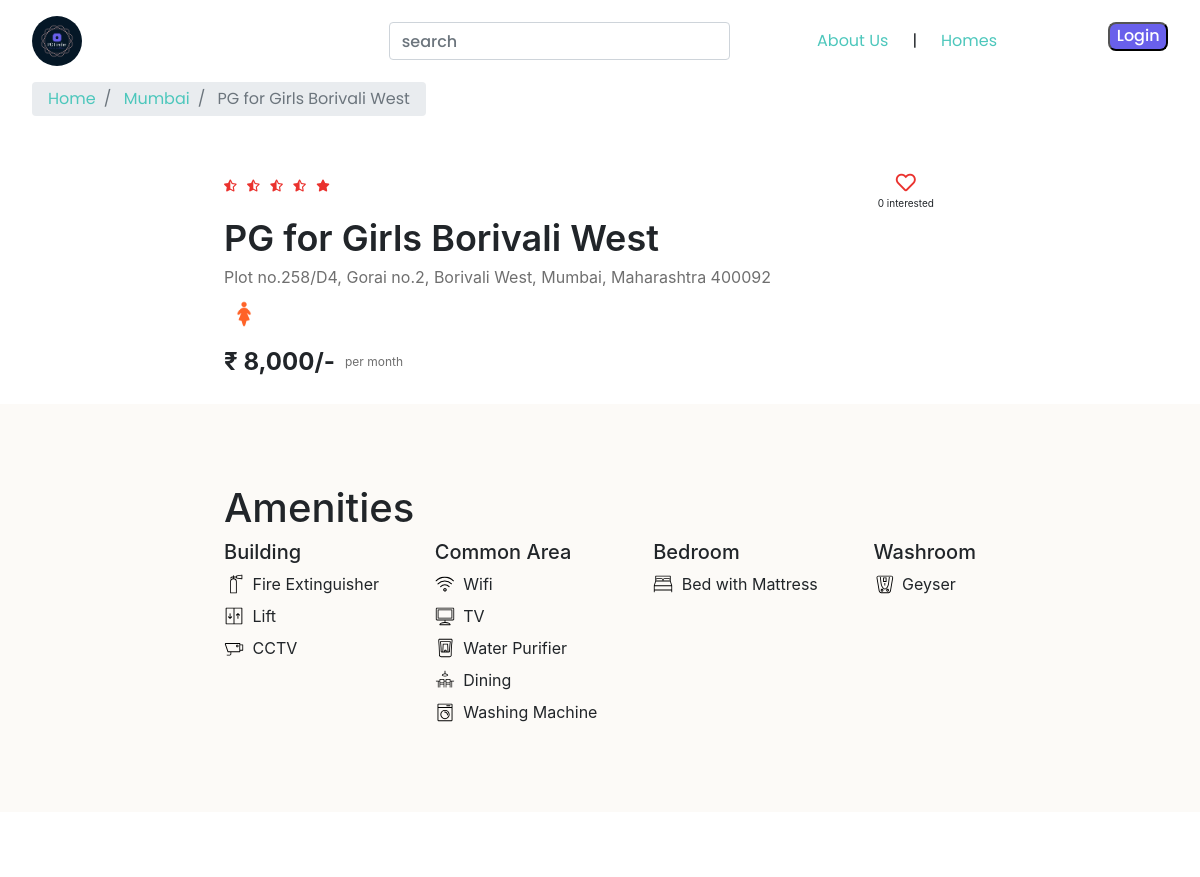
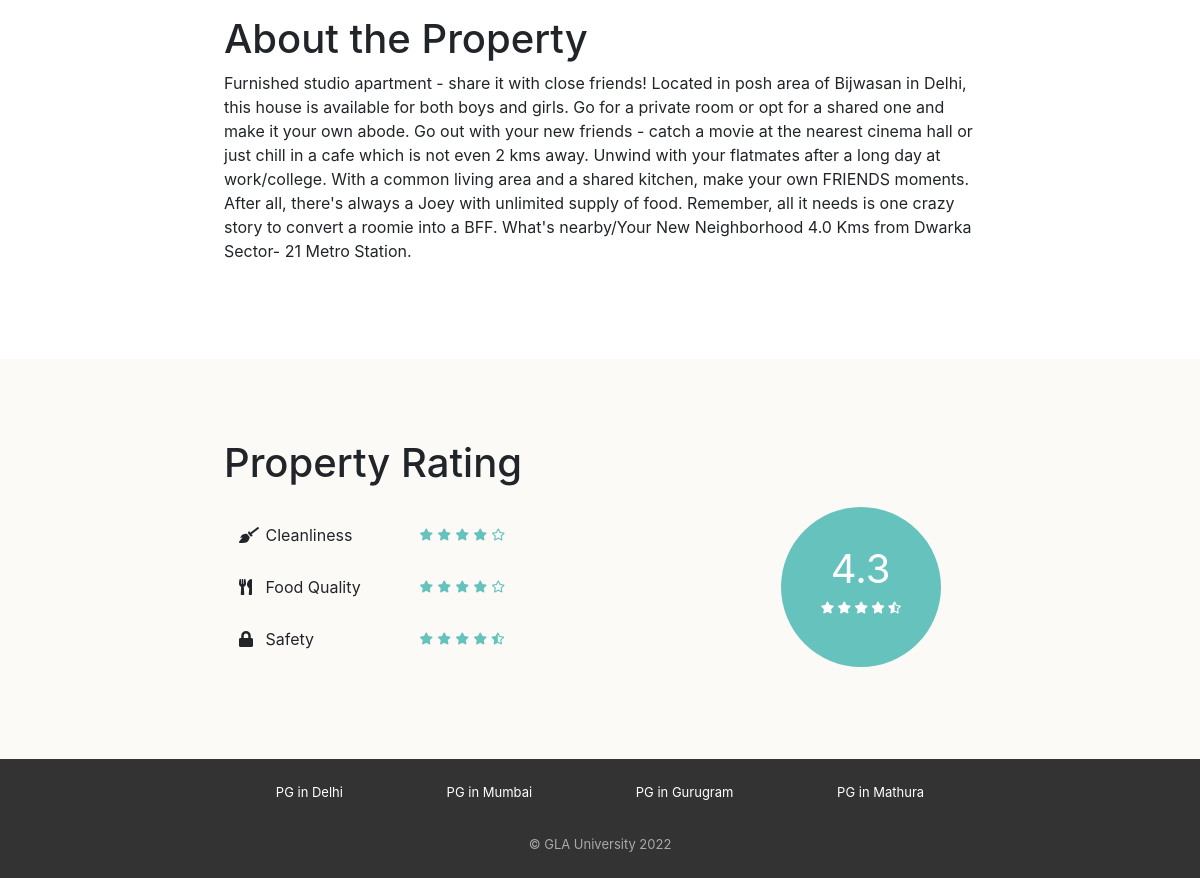
Page /property_detail.php?property_id=4 on the committed database (2 pictures, top to bottom).
### tables this page shows
CREATE TABLE `properties` (
  `id` int(11) NOT NULL,
  `city_id` int(11) NOT NULL,
  `name` varchar(150) NOT NULL,
  `address` varchar(255) NOT NULL,
  `description` longtext NOT NULL,
  `gender` enum('male','female','unisex') NOT NULL,
  `rent` int(11) NOT NULL,
  `rating_clean` float(2,1) NOT NULL,
  `rating_food` float(2,1) NOT NULL,
  `rating_safety` float(2,1) NOT NULL
);

CREATE TABLE `cities` (
  `id` int(11) NOT NULL,
  `name` varchar(150) NOT NULL
);

CREATE TABLE `amenities` (
  `id` int(11) NOT NULL,
  `name` varchar(150) NOT NULL,
  `type` varchar(150) NOT NULL,
  `icon` varchar(50) NOT NULL
);

### property_detail.php (the view, shortened to what this page needs)
<?php
require("includes/database_connect.php");
$property_id = $_GET['property_id'];
$sql_1 = "SELECT *, p.id AS property_id, p.name AS property_name, c.name AS city_name
                FROM properties p
                INNER JOIN cities c
                ON p.city_id = c.id
                WHERE p.id = $property_id";
$result_1 = mysqli_query($conn, $sql_1);
$property = mysqli_fetch_assoc($result_1);
$sql_3 = "SELECT a.*
                FROM amenities a
                INNER JOIN properties_amenities pa ON a.id = pa.amenity_id
                WHERE pa.property_id = $property_id";
$result_3 = mysqli_query($conn, $sql_3);
$amenities = mysqli_fetch_all($result_3, MYSQLI_ASSOC);
$sql_4 = "SELECT * FROM interested_users_properties WHERE property_id = $property_id";
$result_4 = mysqli_query($conn, $sql_4);
$interested_users_count = mysqli_num_rows($result_4);
?>
<!DOCTYPE html>
<html lang="en">
<head>
    <?php
    include "includes/head_links.php";
    ?>
    <link href="css/property_detail.css" rel="stylesheet" />
    <link href="css/style.css" rel="stylesheet" />
</head>
<body>
<nav>
    <div class="icon">
        <img src="img/Logo/png/logo-color.png" alt="icon" onclick="gotoLink('index.php')">
    </div>
    <div class="links" style="column-gap: 2vw;">
        <div class="search-button">
            <form id="search-form" action="property_list.php" method="GET">
                <label for="search-city"></label><input class="form-control" type="text" name="city" id="search-city" placeholder="search">
            </form>
        </div>
        <div class="text-links">
            <a href="aboutUs.php">About Us</a>
            |
            <a href="home.php">Homes</a>
        </div>
        <?php
        if (!isset($_SESSION['user_id'])) {
            ?>
            <div class="login-button">
                <button onclick="gotoLink('logup.php')">Login</button>
            </div>
            <?php
        } else {
            ?>
            <div class="login-button">
                <button onclick="gotoLink('logout.php')">Logout</button>
            </div>
            <?php
        }
        ?>
    </div>
</nav>
<nav aria-label="breadcrumb">
    <ol class="breadcrumb py-2">
        <li class="breadcrumb-item">
            <a href="home.php">Home</a>
        </li>
        <li class="breadcrumb-item">
            <a href="property_list.php?city=<?= $property['city_name']; ?>"><?= $property['city_name']; ?></a>
        </li>
        <li class="breadcrumb-item active" aria-current="page">
            <?= $property['property_name']; ?>
        </li>
    </ol>
</nav>
<div id="property-images" class="carousel slide" data-ride="carousel">
    <a class="carousel-control-prev" href="#property-images" role="button" data-slide="prev">
        <span class="carousel-control-prev-icon" aria-hidden="true"></span>
    </a>
    <a class="carousel-control-next" href="#property-images" role="button" data-slide="next">
        <span class="carousel-control-next-icon" aria-hidden="true"></span>
    </a>
</div>
<div class="property-summary page-container">
    <div class="row no-gutters justify-content-between">
        <?php
        $total_rating = ($property['rating_clean'] + $property['rating_food'] + $property['rating_safety']) / 3;
        $total_rating = round($total_rating, 1);
        ?>
        <div class="star-container" title="<?= $total_rating ?>">
            <?php
            $rating = $total_rating;
            for($i = 0; $i < 5; $i++) {
                if($rating <= $i + 0.8) {
                    ?>
                    <i class="fas fa-star"></i>
                    <?php
                } elseif ($rating >= $i + 0.3) {
                    ?>
                    <i class="fas fa-star-half-alt"></i>
                    <?php
                } else {
                    ?>
                    <i class="far fa-star"></i>
                    <?php
                }
            }
            ?>
        </div>
        <div class="interested-container">
            <?php
            $is_interested = false;
            if ($is_interested) {
                ?>
                <i class="is-interested-image fas fa-heart"></i>
                <?php
            } else {
                ?>
                <i class="is-interested-image far fa-heart"></i>
                <?php
            }
            ?>
            <div class="interested-text">
                <span class="interested-user-count"><?= $interested_users_count; ?></span> interested
            </div>
        </div>
    </div>
    <div class="detail-container">
        <div class="property-name"><?= $property['property_name']?></div>
        <div class="property-address"><?= $property['address']?></div>
        <div class="property-gender">
            <?php
            if($property['gender'] == "male") {
                ?>
                <img src="img/male.png" />
                <?php
            } elseif ($property['gender'] == "female") {
                ?>
                <img src="img/female.png" />
                <?php
            } else {
                ?>
                <img src="img/unisex.png" />
                <?php
            }
            ?>
        </div>
    </div>
    <div class="row no-gutters">
        <div class="rent-container col-6">
            <div class="rent">₹ <?= number_format($property['rent']); ?>/-</div>
            <div class="rent-unit">per month</div>
        </div>
    </div>
</div>
<div class="property-amenities">
    <div class="page-container">
        <h1>Amenities</h1>
        <div class="row justify-content-between">
            <div class="col-md-auto">
                <h5>Building</h5>
                <?php
                foreach ($amenities as $amenity) {
                    if($amenity['type'] == "Building") {
                        ?>
                        <div class="amenity-container">
                            <img src="img/amenities/<?= $amenity['icon'] ?>.svg">
                            <span><?= $amenity['name'] ?></span>
                        </div>
                        <?php
                    }
                }
                ?>
            </div>
            <div class="col-md-auto">
                <h5>Common Area</h5>
                <?php
                foreach($amenities as $amenity) {
                    if( $amenity['type'] == "Common Area") {
                        ?>
                        <div class="amenity-container">
                            <img src="img/amenities/<?= $amenity['icon'] ?>.svg">
                            <span><?= $amenity['name'] ?></span>
                        </div>
                        <?php
                    }
                }
                ?>
            </div>
            <div class="col-md-auto">
                <h5>Bedroom</h5>
                <?php
                foreach ($amenities as $amenity) {
                    if ($amenity['type'] == "Bedroom") {
                        ?>
                        <div class="amenity-container">
                            <img src="img/amenities/<?= $amenity['icon'] ?>.svg">
                            <span><?= $amenity['name'] ?></span>
                        </div>
                        <?php
                    }
                }
                ?>
            </div>
            <div class="col-md-auto">
                <h5>Washroom</h5>
                <?php
                foreach ($amenities as $amenity) {
                if ($amenity['type'] == "Washroom") {
                ?>
                <div class="amenity-container">
                    <img src="img/amenities/<?= $amenity['icon'] ?>.svg">
                    <span><?= $amenity['name'] ?></span>
                </div>
            </div>
            <?php
            }
            }
            ?>
        </div>
    </div>
</div>
<div class="property-about page-container">
    <h1>About the Property</h1>
    <p><?= $property['description'] ?></p>
</div>
<div class="property-rating">
    <div class="page-container">
        <h1>Property Rating</h1>
        <div class="row align-items-center justify-content-between">
            <div class="col-md-6">
                <div class="rating-criteria row">
                    <div class="col-6">
                        <i class="rating-criteria-icon fas fa-broom"></i>
                        <span class="rating-criteria-text">Cleanliness</span>
                    </div>
                    <div class="rating-criteria-star-container col-6" title="<?= $property['rating_clean'] ?>">
                        <?php
                        $rating = $property['rating_clean'];
                        for($i = 0; $i < 5; $i++) {
                            if($rating >= $i + 0.8) {
                                ?>
                                <i class="fas fa-star"></i>
                                <?php
                            } elseif ($rating >= $i + 0.3) {
                                ?>
                                <i class="fas fa-star-half-alt"></i>
                                <?php
                            } else {
                                ?>
                                <i class="far fa-star"></i>
                                <?php
                            }
                        }
                        ?>
                    </div>
                </div>
                <div class="rating-criteria row">
                    <div class="col-6">
                        <i class="rating-criteria-icon fas fa-utensils"></i>
                        <span class="rating-criteria-text">Food Quality</span>
                    </div>
                    <div class="rating-criteria-star-container col-6" title="<?= $property['rating_food'] ?>">
                        <?php
                        $rating = $property['rating_food'];
                        for ($i = 0; $i < 5; $i++) {
                            if ($rating >= $i + 0.8) {
                                ?>
                                <i class="fas fa-star"></i>
                                <?php
                            } elseif ($rating >= $i + 0.3) {
                                ?>
                                <i class="fas fa-star-half-alt"></i>
                                <?php
                            } else {
                                ?>
                                <i class="far fa-star"></i>
                                <?php
                            }
                        }
                        ?>
                    </div>
                </div>
                <div class="rating-criteria row">
                    <div class="col-6">
                        <i class="rating-criteria-icon fa fa-lock"></i>
                        <span class="rating-criteria-text">Safety</span>
                    </div>
                    <div class="rating-criteria-star-container col-6" title="<?= $property['rating_safety'] ?>">
                        <?php
                        $rating = $property['rating_safety'];
                        for ($i = 0; $i < 5; $i++) {
                            if ($rating >= $i + 0.8) {
                                ?>
                                <i class="fas fa-star"></i>
                                <?php
                            } elseif ($rating >= $i + 0.3) {
                                ?>
                                <i class="fas fa-star-half-alt"></i>
                                <?php
                            } else {
                                ?>
                                <i class="far fa-star"></i>
                                <?php
                            }
                        }
                        ?>
                    </div>
                </div>
            </div>
            <div class="col-md-4">
                <div class="rating-circle">
                    <?php
                    $total_rating = ($property['rating_clean'] + $property['rating_food'] +$property['rating_safety']) / 3;
                    $total_rating = round($total_rating,1);
                    ?>
                    <div class="total-rating"><?= $total_rating ?></div>
                    <div class="rating-circle-star-container">
                        <?php
                        $rating = $total_rating;
                        for ($i = 0; $i < 5; $i++) {
                            if($rating >= $i + 0.8) {
                                ?>
                                <i class="fas fa-star"></i>
                                <?php
                            } elseif ($rating >= $i + 0.3) {
                                ?>
                                <i class="fas fa-star-half-alt"></i>
                                <?php
                            } else {
                                ?>
                                <i class="far fa-star"></i>
                                <?php
                            }
                        }
                        ?>
                    </div>
                </div>
            </div>
        </div>
    </div>
</div>
<?php
include "includes/footer.php";
?>
</body>
</html>

### rows in the picture
properties: city.name "Mumbai", name "PG for Girls Borivali West", address "Plot no.258/D4, Gorai no.2, Borivali West, Mumbai, Maharashtra 400092", rent "8,000", description "Furnished studio apartment - share it with close friends! Located in posh area of Bijwasan in Delhi, this house is available for both boys and girls. Go for a private room or opt for a shared one and make it your own abode. Go out with your new friends - catch a movie at the nearest cinema hall or just chill in a cafe which is not even 2 kms away. Unwind with your flatmates after a long day at work/college. With a common living area and a shared kitchen, make your own FRIENDS moments. After all, there's always a Joey with unlimited supply of food. Remember, all it needs is one crazy story to convert a roomie into a BFF. What's nearby/Your New Neighborhood 4.0 Kms from Dwarka Sector- 21…", total_rating "4.3"
amenities: icon (picture), name "Fire Extinguisher"
amenities: icon (picture), name "Lift"
amenities: icon (picture), name "CCTV"
amenities: icon (picture), name "Wifi"
amenities: shows a picture, name "TV"
amenities: icon (picture), name "Water Purifier"
amenities: icon (picture), name "Dining"
amenities: icon (picture), name "Washing Machine"
amenities: name "Bed with Mattress"
amenities: icon (picture), name "Geyser"

### other values in the picture
$interested_users_count "0"
